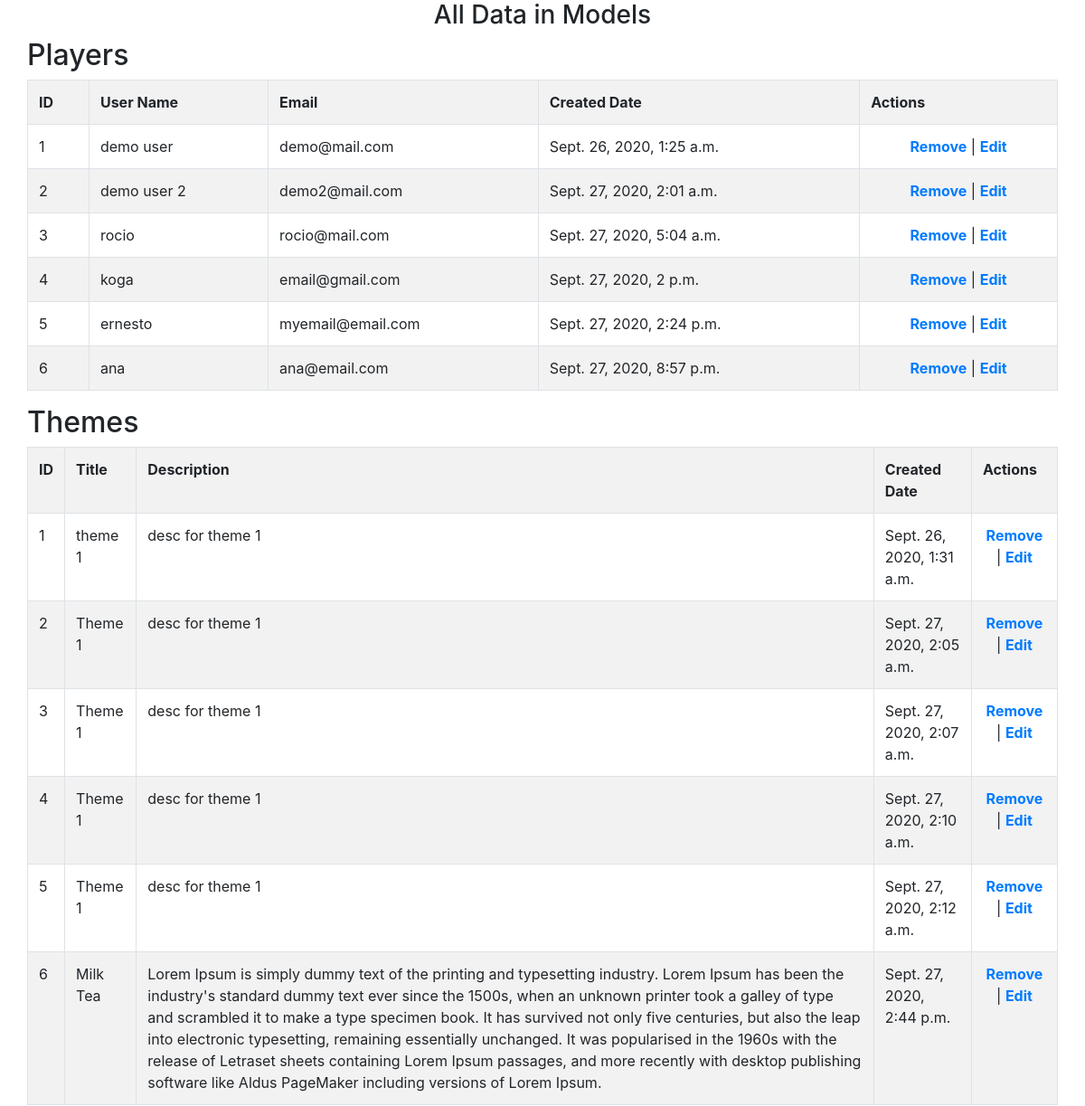
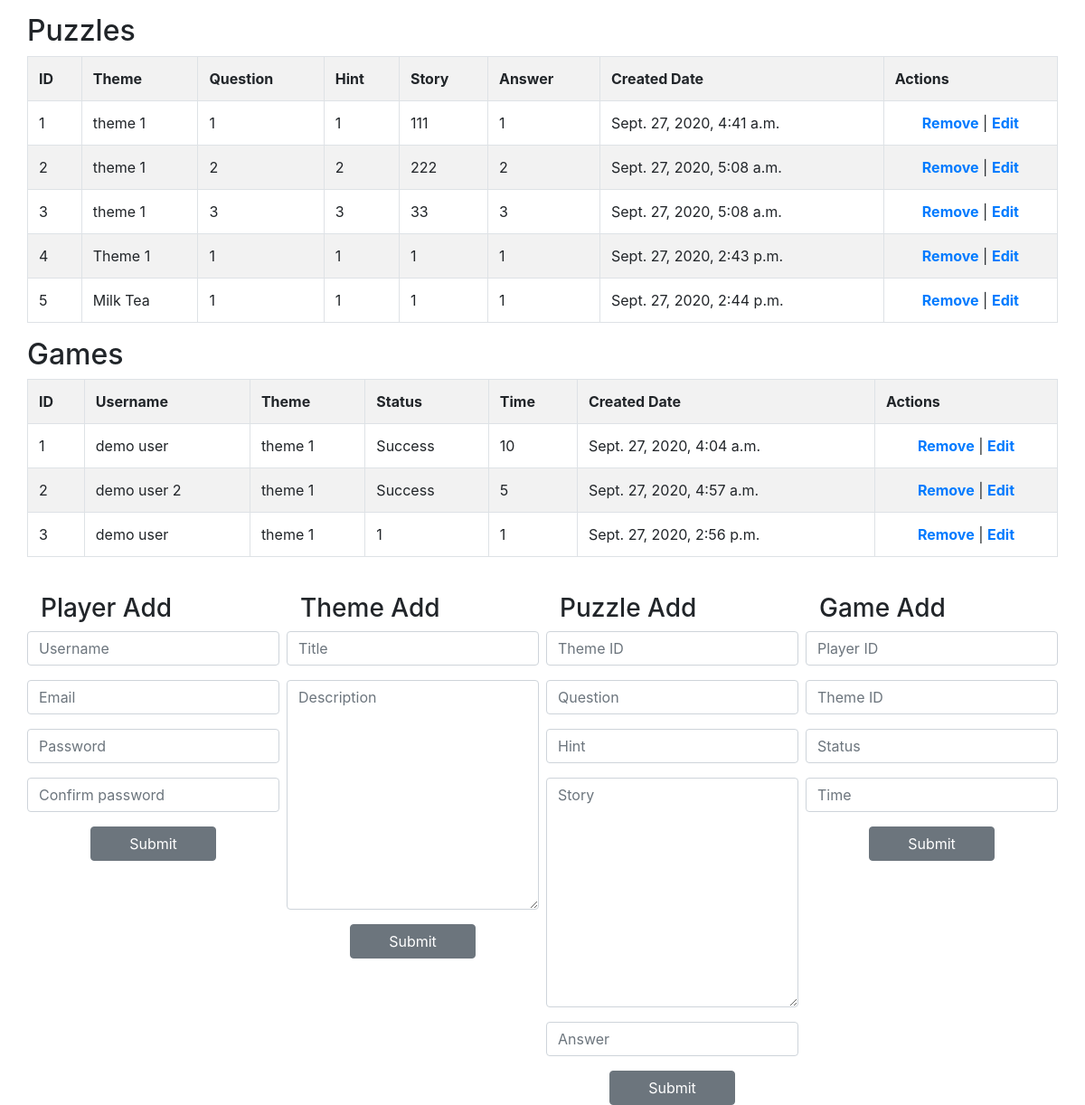
/get_data, run on an earlier commit of the app's database (2 pictures, top to bottom).
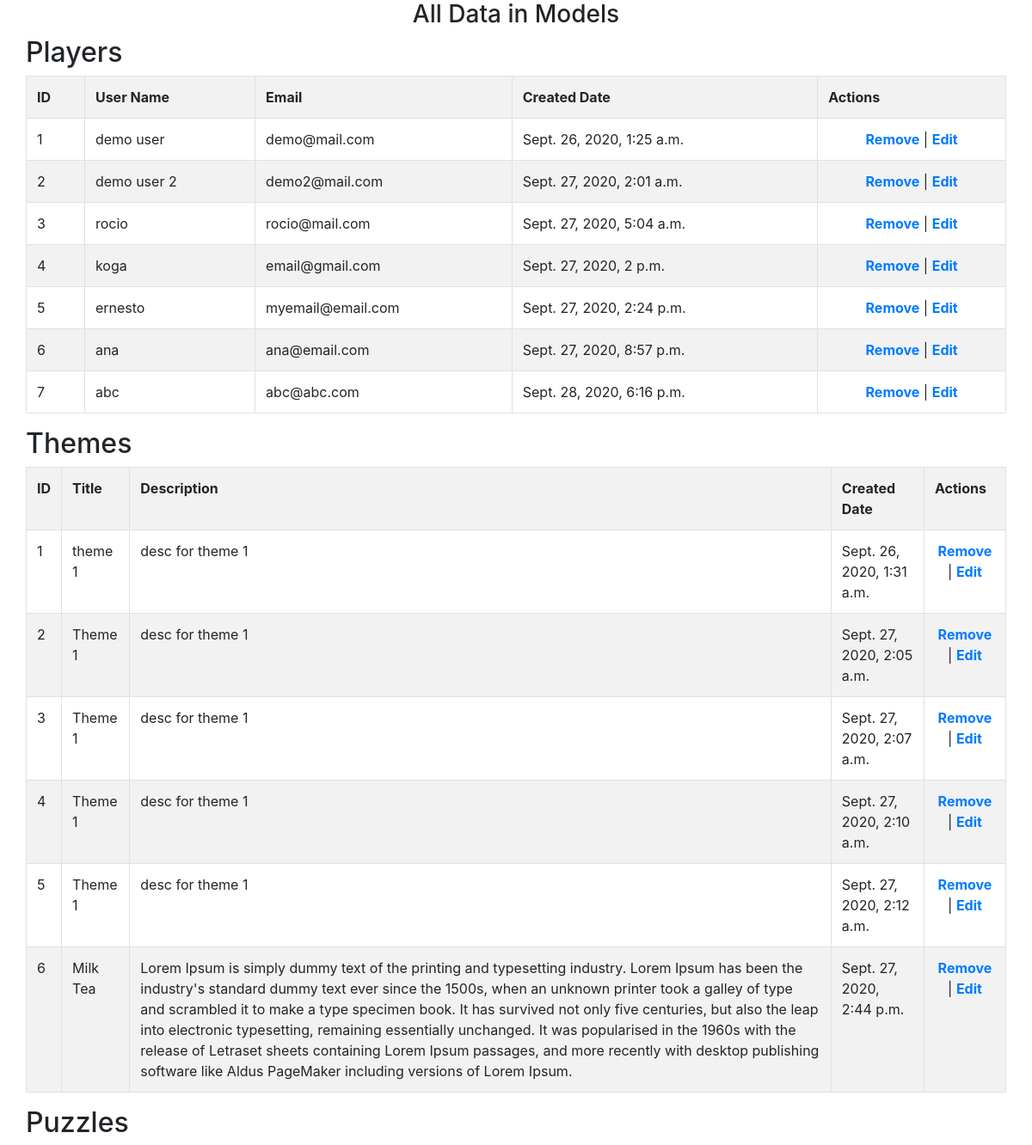
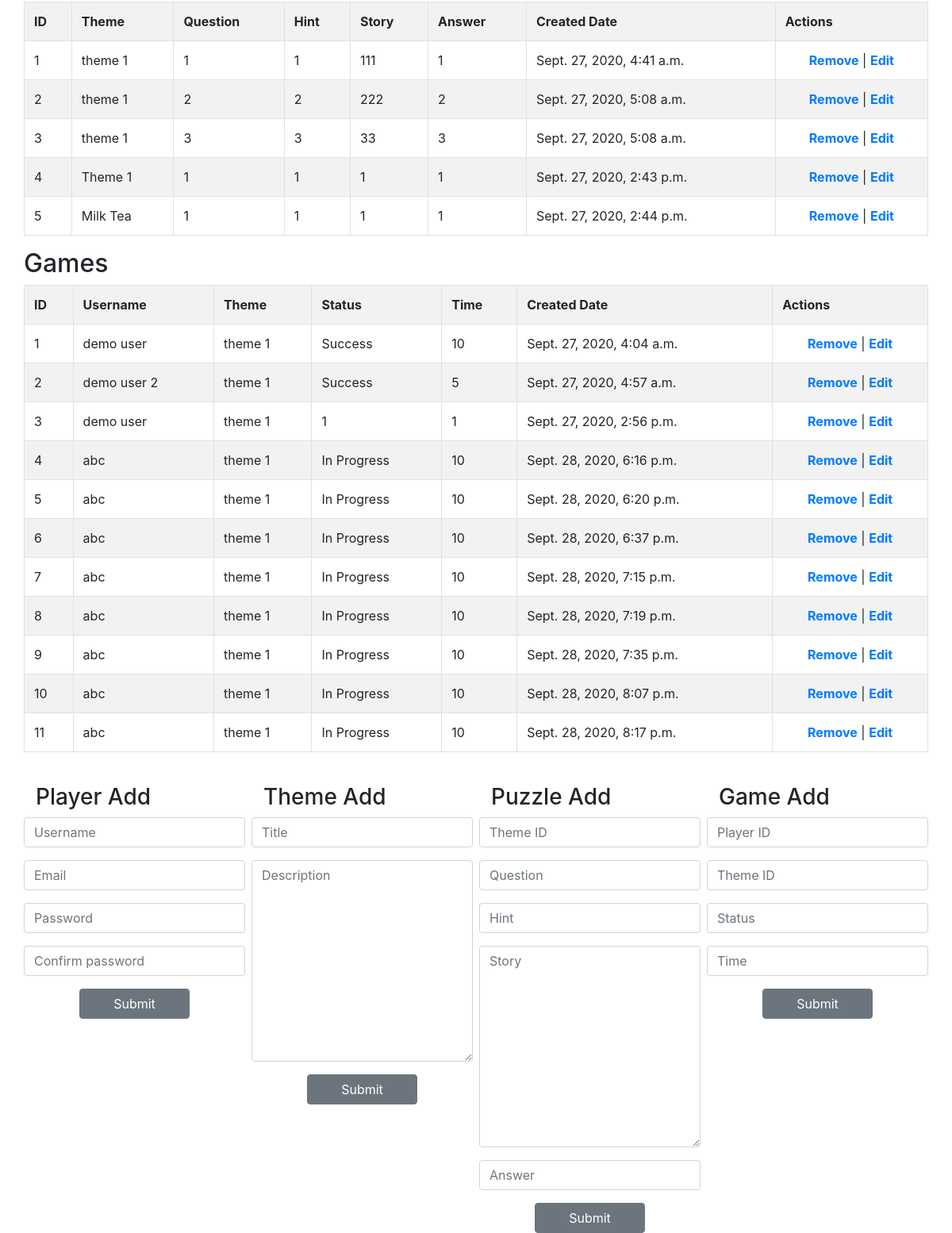
And on a later commit of the database (2 pictures, top to bottom).
### virtual_escape_room_app/models.py (models this page shows)
class Player(models.Model):
    username=models.CharField(max_length=255, unique=True)
    email=models.CharField(max_length=255, unique=True)
    password=models.CharField(max_length=255)
    created_at=models.DateTimeField(auto_now_add=True)
    updated_at=models.DateTimeField(auto_now=True)
    objects=PlayerManager()

class Theme(models.Model): # will be manually entered in the shell until we have an admin mode
    title=models.CharField(max_length=255)
    description=models.TextField()
    created_at=models.DateTimeField(auto_now_add=True)
    updated_at=models.DateTimeField(auto_now=True)
    objects=ThemeManager()

class Puzzle(models.Model): # will be manually entered in the shell until we have an admin mode
    theme=models.ForeignKey(Theme,related_name="puzzle_theme",on_delete=models.CASCADE,default=1)
    question=models.CharField(max_length=255)
    hint=models.CharField(max_length=255)
    story=models.TextField()
    answer=models.CharField(max_length=255)
    created_at=models.DateTimeField(auto_now_add=True)
    updated_at=models.DateTimeField(auto_now=True)

class Game(models.Model):
    players=models.ForeignKey(Player,related_name="player_game",on_delete=models.CASCADE,default=1)
    theme=models.ForeignKey(Theme,related_name="theme_game", on_delete=models.CASCADE)
    status=models.CharField(max_length=255, default="Not Started")
    timer=models.IntegerField(default=10)
    created_at=models.DateTimeField(auto_now_add=True)
    updated_at=models.DateTimeField(auto_now=True)

### virtual_escape_room_app/views.py (the view)
# urls.py: path('get_data',views.get_data),
def get_data(request):
    qry_players= Player.objects.all()
    qry_themes=Theme.objects.all()
    qry_puzzles=Puzzle.objects.all()
    qry_games=Game.objects.all()
    context={
            'queryplayers':qry_players,
            'querythemes':qry_themes,
            'querypuzzles':qry_puzzles,
            'querygames':qry_games
        }
    return render(request, "get_data.html", context)

### virtual_escape_room_app/templates/get_data.html (shortened to what the changed rows need)
<!DOCTYPE html>
<html lang="en">
<head>
    <link rel="stylesheet" href="https://stackpath.bootstrapcdn.com/bootstrap/4.5.2/css/bootstrap.min.css">
</head>
<body>
    <div class="container">
        <div class="row">
            <h2>Players</h2>
            <table id="table1" class="table table-striped table-bordered">
                <tr>
                    <th>ID</th>
                    <th>User Name</th>
                    <th>Email</th>
                    <th>Created Date</th>
                    <th>Actions</th>
                </tr>
                {% for one_player in queryplayers %}
                <tr>
                    <td>{{ one_player.id }}</td>
                    <td>{{ one_player.username }}</td>
                    <td>{{ one_player.email }}</td>
                    <td>{{ one_player.created_at }}</td>
                    <td class="text-center">
                        <a href="/player/remove/{{one_player.id}}" class="font-weight-bold">Remove</a>
                        |
                        <a href="/player/edit/{{one_player.id}}" class="font-weight-bold">Edit</a>
                    </td>
                </tr>
                {% endfor %}
            </table>
        </div>
        <div class="row">
            <h2>Themes</h2>
            <table id="tabletheme" class="table table-striped table-bordered">
                <tr>
                    <th>ID</th>
                    <th>Title</th>
                    <th>Description</th>
                    <th>Created Date</th>
                    <th>Actions</th>
                </tr>
                {% for one_theme in querythemes %}
                <tr>
                    <td>{{ one_theme.id }}</td>
                    <td>{{ one_theme.title }}</td>
                    <td>{{ one_theme.description }}</td>
                    <td>{{ one_theme.created_at }}</td>
                    <td class="text-center">
                        <a href="/theme/remove/{{one_theme.id}}" class="font-weight-bold">Remove</a>
                        |
                        <a href="/theme/edit/{{one_theme.id}}" class="font-weight-bold">Edit</a>
                    </td>
                </tr>
                {% endfor %}
            </table>
        </div>
        <div class="row">
            <h2>Puzzles</h2>
            <table id="tablepuzzle" class="table table-striped table-bordered">
                <tr>
                    <th>ID</th>
                    <th>Theme</th>
                    <th>Question</th>
                    <th>Hint</th>
                    <th>Story</th>
                    <th>Answer</th>
                    <th>Created Date</th>
                    <th>Actions</th>
                </tr>
                {% for one_puzzle in querypuzzles %}
                <tr>
                    <td>{{ one_puzzle.id }}</td>
                    <td>{{ one_puzzle.theme.title }}</td>
                    <td>{{ one_puzzle.question }}</td>
                    <td>{{ one_puzzle.hint }}</td>
                    <td>{{ one_puzzle.story }}</td>
                    <td>{{ one_puzzle.answer }}</td>
                    <td>{{ one_puzzle.created_at }}</td>
                    <td class="text-center">
                        <a href="/puzzle/remove/{{one_puzzle.id}}" class="font-weight-bold">Remove</a>
                        |
                        <a href="/puzzle/edit/{{one_puzzle.id}}" class="font-weight-bold">Edit</a>
                    </td>
                </tr>
                {% endfor %}
            </table>
        </div>
        <div class="row">
            <h2>Games</h2>
            <table id="tablegame" class="table table-striped table-bordered">
                <tr>
                    <th>ID</th>
                    <th>Username</th>
                    <th>Theme</th>
                    <th>Status</th>
                    <th>Time</th>
                    <th>Created Date</th>
                    <th>Actions</th>
                </tr>
                {% for one_game in querygames %}
                <tr>
                    <td>{{ one_game.id }}</td>
                    <td>{{ one_game.players.username }}</td>
                    <td>{{ one_game.theme.title }}</td>
                    <td>{{ one_game.status }}</td>
                    <td>{{ one_game.timer }}</td>
                    <td>{{ one_game.created_at }}</td>
                    <td class="text-center">
                        <a href="/game/remove/{{one_game.id}}" class="font-weight-bold">Remove</a>
                        |
                        <a href="/game/edit/{{one_game.id}}" class="font-weight-bold">Edit</a>
                    </td>
                </tr>
                {% endfor %}
            </table>
        </div>
    </div>
</body>
</html>

What changed in the data, as far as the page shows it:
added Player: id "7", username "abc", email "abc@abc.com", created_at "Sept. 28, 2020, 6:16 p.m."
added Game: id "4", players.username "abc", theme "theme 1", status "In Progress", timer "10", created_at "Sept. 28, 2020, 6:16 p.m."
added Game: id "5", players.username "abc", theme "theme 1", status "In Progress", timer "10", created_at "Sept. 28, 2020, 6:20 p.m."
added Game: id "6", players.username "abc", theme "theme 1", status "In Progress", timer "10", created_at "Sept. 28, 2020, 6:37 p.m."
added Game: id "7", players.username "abc", theme "theme 1", status "In Progress", timer "10", created_at "Sept. 28, 2020, 7:15 p.m."
added Game: id "8", players.username "abc", theme "theme 1", status "In Progress", timer "10", created_at "Sept. 28, 2020, 7:19 p.m."
added Game: id "9", players.username "abc", theme "theme 1", status "In Progress", timer "10", created_at "Sept. 28, 2020, 7:35 p.m."
added Game: id "10", players.username "abc", theme "theme 1", status "In Progress", timer "10", created_at "Sept. 28, 2020, 8:07 p.m."
added Game: id "11", players.username "abc", theme "theme 1", status "In Progress", timer "10", created_at "Sept. 28, 2020, 8:17 p.m."
